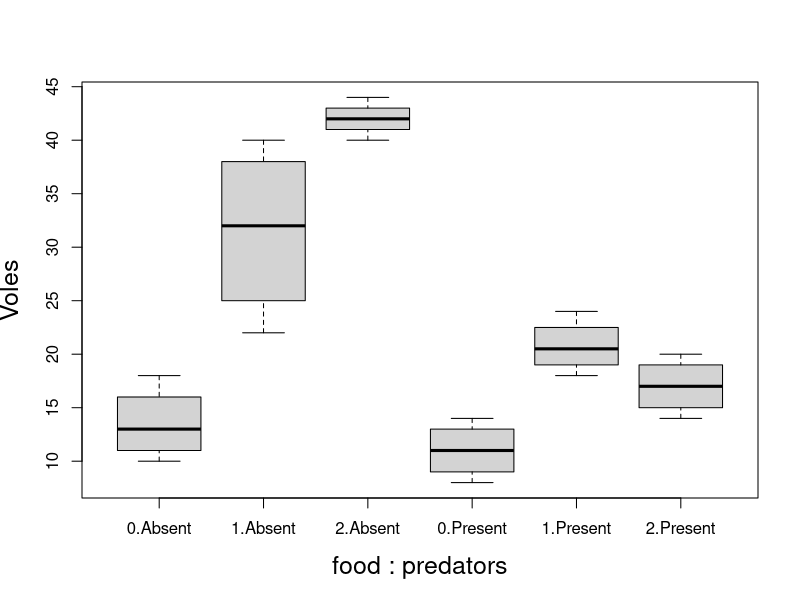
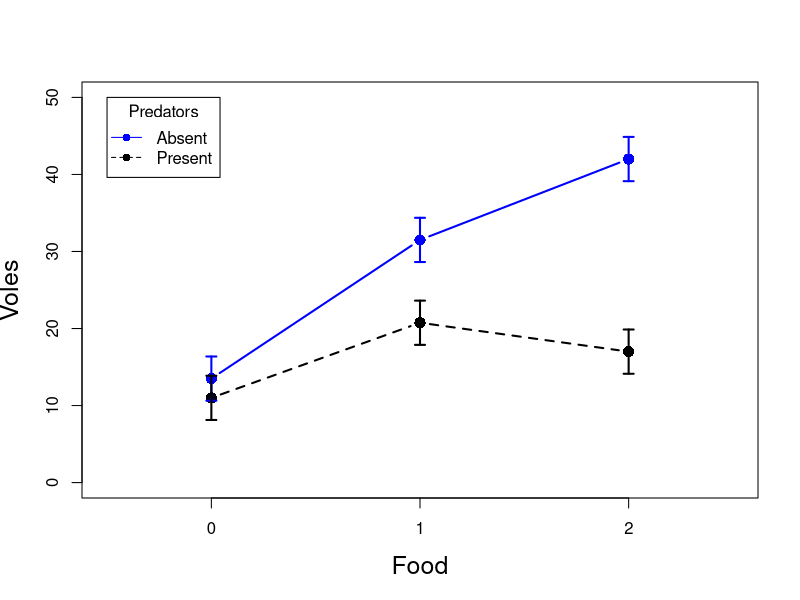
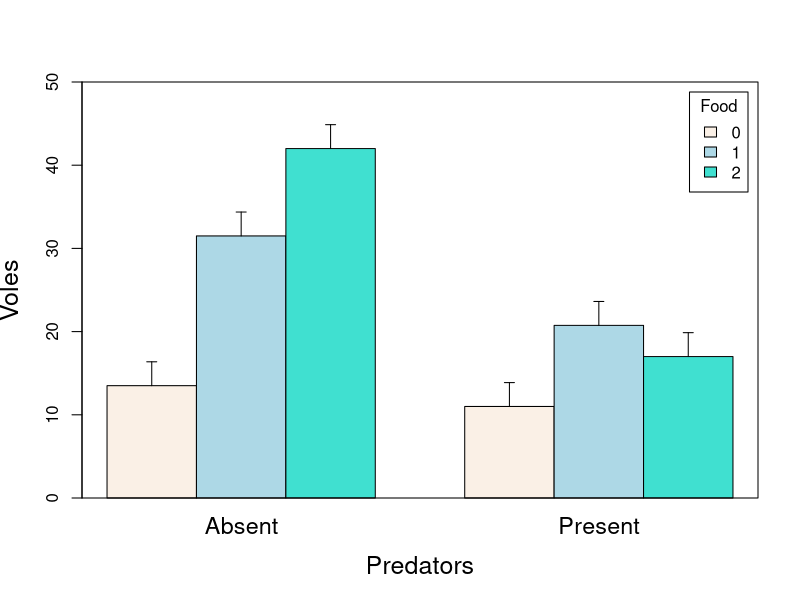

Reproduce these figures in R, in order.
## ----voleData------------------------------------------------------------
voleData <- read.csv("microtus_data.csv")
head(voleData, 7)
str(voleData)

## ----factor--------------------------------------------------------------
voleData$food <- factor(voleData$food)
str(voleData)

## ----table---------------------------------------------------------------
table(voleData$predators, voleData$food)

## ----box1,fig.show='hide',fig.width=8,fig.height=6,size='scriptsize'-----
boxplot(voles ~ food + predators, data=voleData, ylab="Voles", cex.lab=1.5)

## ----aov1----------------------------------------------------------------
aov1 <- aov(voles ~ food * predators, data=voleData)
summary(aov1)

## ----aov2----------------------------------------------------------------
aov2 <- aov(voles ~ food + predators, data=voleData)
summary(aov2)

## ----subset1,size='scriptsize'-------------------------------------------
summary(aov(voles ~ food, data=voleData, subset=predators=="Present"))

## ----subset2,size='scriptsize'-------------------------------------------
summary(aov(voles ~ food, data=voleData, subset=predators=="Absent"))

## ----tuk,size='tiny'-----------------------------------------------------
TukeyHSD(aov1)

## ----mtable,size='tiny'--------------------------------------------------
ybar_ij.SE <- model.tables(aov1, type="means", se=TRUE)
ybar_ij.SE

## ----gmeans--------------------------------------------------------------
ybar_ij. <- ybar_ij.SE$tables$"food:predators"
ybar_ij.

## ----SE------------------------------------------------------------------
SE_ij. <- as.numeric(ybar_ij.SE$se$"food:predators")
SE_ij.

## ----ybarSE2,fig.show='hide',fig.width=8,fig.height=6,size='tiny'--------
plot(1:3, ybar_ij.[,1], xaxt="n", xlim=c(0.5, 3.5), ylim=c(0, 50), type="b",
     pch=16, col="blue", xlab="Food", ylab="Voles", cex=1.5, cex.lab=1.5, lwd=2)
lines(1:3, ybar_ij.[,2], pch=16, col="black", type="b", cex=1.5, lty=2, lwd=2)
axis(1, 1:3, labels=c("0", "1", "2"))
arrows(1:3, ybar_ij.[,1]-SE_ij., 1:3, ybar_ij.[,1]+SE_ij., code=3, angle=90,
       length=0.05, lwd=2, col="blue")
arrows(1:3, ybar_ij.[,2]-SE_ij., 1:3, ybar_ij.[,2]+SE_ij., code=3, angle=90,
       length=0.05, lwd=2)
legend(0.5, 50, c("Absent", "Present"), col=c("blue", "black"), lty=c(1,2), title="Predators", pch=16)

## ----ybarSE3,fig.show='hide',fig.width=8,fig.height=6,size='tiny'--------
bp <- barplot(ybar_ij., xlab="Predators", args.legend=list(title="Food"),
              cex.lab=1.5, cex.names=1.4, col=c("linen", "lightblue", "turquoise"),
              ylab="Voles", beside=TRUE, legend=TRUE, ylim=c(0, 50)); box()
arrows(bp, ybar_ij., bp, ybar_ij.+SE_ij., code=2, angle=90, length=0.05, lwd=1)

